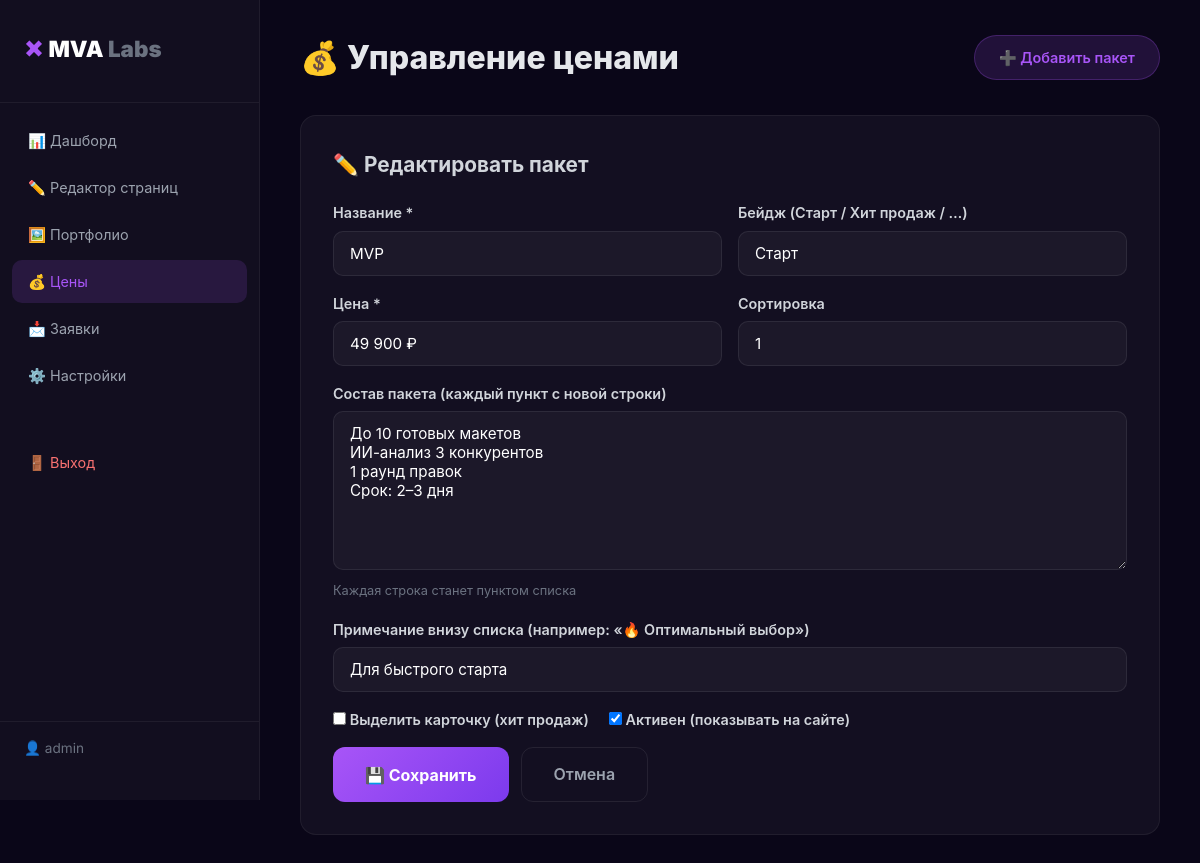
The page /admin/prices.php?action=edit&id=1 (signed in) on the database its author committed.
### tables this page shows
CREATE TABLE `price_packages` (
    `id` INT(11) NOT NULL AUTO_INCREMENT,
    `name` VARCHAR(100) NOT NULL,
    `badge` VARCHAR(100),
    `price` VARCHAR(100) NOT NULL,
    `features` TEXT,
    `note` VARCHAR(255),
    `popular` TINYINT(1) DEFAULT 0,
    `sort_order` INT(11) DEFAULT 0,
    `active` TINYINT(1) DEFAULT 1,
    PRIMARY KEY (`id`)
);

### admin/prices.php (the view, shortened to what this page needs)
<?php
require_once 'config.php';
$action = $_GET['action'] ?? 'list';
$id = $_GET['id'] ?? null;
$editItem = null;
if ($action === 'edit' && $id) {
    $stmt = $pdo->prepare("SELECT * FROM price_packages WHERE id = ?");
    $stmt->execute([$id]);
    $editItem = $stmt->fetch();
}
$packages = $pdo->query("SELECT * FROM price_packages ORDER BY sort_order, id")->fetchAll();
?>
<!DOCTYPE html>
<html lang="ru">
<head>
    <link rel="stylesheet" href="style.css">
</head>
<body>
    <div class="admin-wrapper">
        <aside class="sidebar">
            <div class="sidebar__logo">
                <span class="logo__multiply">×</span>
                <span class="logo__text">MVA <span class="logo__labs">Labs</span></span>
            </div>
            <nav class="sidebar__nav">
                <a href="/admin/index.php">📊 Дашборд</a>
                <a href="/admin/editor.php?page=hero">✏️ Редактор страниц</a>
                <a href="/admin/portfolio.php">🖼️ Портфолио</a>
                <a href="/admin/prices.php" class="active">💰 Цены</a>
                <a href="/admin/leads.php">📩 Заявки</a>
                <a href="/admin/settings.php">⚙️ Настройки</a>
                <a href="/admin/logout.php" style="margin-top: 40px; color: #F87171;">🚪 Выход</a>
            </nav>
            <div class="sidebar__user">
                👤 <?= htmlspecialchars($_SESSION['admin_username'] ?? 'Admin') ?>
            </div>
        </aside>
        <main class="admin-main">
            <div class="admin-header">
                <h1>💰 Управление ценами</h1>
                <a href="?action=add" class="btn-add">➕ Добавить пакет</a>
            </div>
            <?php if ($action === 'add' || $action === 'edit'): ?>
                <div class="form-card">
                    <h2><?= $action === 'edit' ? '✏️ Редактировать пакет' : '➕ Новый пакет' ?></h2>
                    <form method="POST">
                        <div class="form-row">
                            <div class="form-group">
                                <label>Название *</label>
                                <input type="text" name="name" value="<?= htmlspecialchars($editItem['name'] ?? '') ?>" class="form-control" required>
                            </div>
                            <div class="form-group">
                                <label>Бейдж (Старт / Хит продаж / …)</label>
                                <input type="text" name="badge" value="<?= htmlspecialchars($editItem['badge'] ?? '') ?>" class="form-control">
                            </div>
                        </div>
                        <div class="form-row">
                            <div class="form-group">
                                <label>Цена *</label>
                                <input type="text" name="price" value="<?= htmlspecialchars($editItem['price'] ?? '') ?>" class="form-control" placeholder="49 900 ₽" required>
                            </div>
                            <div class="form-group">
                                <label>Сортировка</label>
                                <input type="number" name="sort_order" value="<?= $editItem['sort_order'] ?? 0 ?>" class="form-control">
                            </div>
                        </div>
                        <div class="form-group">
                            <label>Состав пакета (каждый пункт с новой строки)</label>
                            <textarea name="features" rows="7" class="form-control"><?= htmlspecialchars($editItem['features'] ?? '') ?></textarea>
                            <p class="form-hint">Каждая строка станет пунктом списка</p>
                        </div>
                        <div class="form-group">
                            <label>Примечание внизу списка (например: «🔥 Оптимальный выбор»)</label>
                            <input type="text" name="note" value="<?= htmlspecialchars($editItem['note'] ?? '') ?>" class="form-control">
                        </div>
                        <div class="form-group" style="display: flex; gap: 20px; align-items: center; flex-wrap: wrap;">
                            <label style="margin: 0;">
                                <input type="checkbox" name="popular" <?= !isset($editItem) || $editItem['popular'] ? 'checked' : '' ?>>
                                Выделить карточку (хит продаж)
                            </label>
                            <label style="margin: 0;">
                                <input type="checkbox" name="active" <?= !isset($editItem) || $editItem['active'] ? 'checked' : '' ?>>
                                Активен (показывать на сайте)
                            </label>
                        </div>
                        <div style="display: flex; gap: 12px; margin-top: 16px;">
                            <button type="submit" class="btn-save">💾 Сохранить</button>
                            <a href="/admin/prices.php" class="btn-cancel">Отмена</a>
                        </div>
                    </form>
                </div>
            <?php endif; ?>
        </main>
    </div>
</body>
</html>

### admin/style.css (style rules this page uses)
* { margin: 0; padding: 0; box-sizing: border-box; }
body { font-family: 'Inter', -apple-system, BlinkMacSystemFont, sans-serif; background: #0A0618; color: #E5E7EB; line-height: 1.6; }
.admin-wrapper { display: flex; min-height: 100vh; }
.sidebar { width: 260px; background: rgba(255, 255, 255, 0.03); border-right: 1px solid rgba(255, 255, 255, 0.06); padding: 24px 0; display: flex; flex-direction: column; position: sticky; top: 0; height: 100vh; overflow-y: auto; flex-shrink: 0; }
.sidebar__logo { padding: 0 24px 32px; font-size: 1.4rem; font-weight: 900; border-bottom: 1px solid rgba(255, 255, 255, 0.06); }
.sidebar__logo .logo__multiply { color: #A855F7; font-size: 1.8rem; font-weight: 900; }
.sidebar__logo .logo__text { color: white; }
.sidebar__logo .logo__labs { color: #6B7280; }
.sidebar__nav { padding: 16px 12px; flex: 1; display: flex; flex-direction: column; gap: 4px; }
.sidebar__nav a { padding: 10px 16px; border-radius: 10px; color: #9CA3AF; text-decoration: none; transition: 0.2s; font-size: 0.9rem; display: flex; align-items: center; gap: 10px; }
.sidebar__nav a.active { background: rgba(168, 85, 247, 0.15); color: #A855F7; }
.sidebar__user { padding: 16px 24px; border-top: 1px solid rgba(255, 255, 255, 0.06); color: #6B7280; font-size: 0.85rem; }
.admin-main { flex: 1; padding: 32px 40px; max-width: calc(100% - 260px); }
.admin-header { display: flex; justify-content: space-between; align-items: center; margin-bottom: 32px; }
.admin-header h1 { font-size: 2rem; font-weight: 800; }
.form-card { background: rgba(255, 255, 255, 0.04); border: 1px solid rgba(255, 255, 255, 0.06); border-radius: 16px; padding: 32px; margin-bottom: 32px; }
.form-card h2 { font-size: 1.3rem; margin-bottom: 20px; color: #D1D5DB; }
.form-group { margin-bottom: 16px; }
.form-group label { display: block; margin-bottom: 6px; font-weight: 600; font-size: 0.9rem; color: #D1D5DB; }
.form-control { width: 100%; padding: 12px 16px; border-radius: 10px; border: 1px solid rgba(255, 255, 255, 0.08); background: rgba(255, 255, 255, 0.04); color: white; font-size: 0.95rem; font-family: inherit; transition: 0.2s; }
.form-control::placeholder { color: #4B5563; }
.form-row { display: grid; grid-template-columns: 1fr 1fr; gap: 16px; }
.form-hint { color: #6B7280; font-size: 0.8rem; margin-top: 4px; }
.btn-save { padding: 14px 32px; border-radius: 12px; border: none; background: linear-gradient(135deg, #A855F7, #7C3AED); color: white; font-size: 1rem; font-weight: 700; cursor: pointer; transition: 0.3s; font-family: inherit; }
.btn-add { padding: 10px 24px; border-radius: 50px; background: rgba(168, 85, 247, 0.15); border: 1px solid rgba(168, 85, 247, 0.25); color: #A855F7; text-decoration: none; font-weight: 600; font-size: 0.9rem; transition: 0.2s; }
.btn-cancel { padding: 14px 32px; border-radius: 12px; border: 1px solid rgba(255, 255, 255, 0.08); background: transparent; color: #9CA3AF; text-decoration: none; font-size: 1rem; font-weight: 600; transition: 0.2s; display: inline-flex; align-items: center; }

### rows shown on the page
price_packages: name "MVP", badge "Старт", price "49 900 ₽", sort_order "1", features "До 10 готовых макетов ИИ-анализ 3 конкурентов 1 раунд правок Срок: 2–3 дня", note "Для быстрого старта", active "☑"

### other values the page prints
$_SESSION['admin_username'] "admin"
